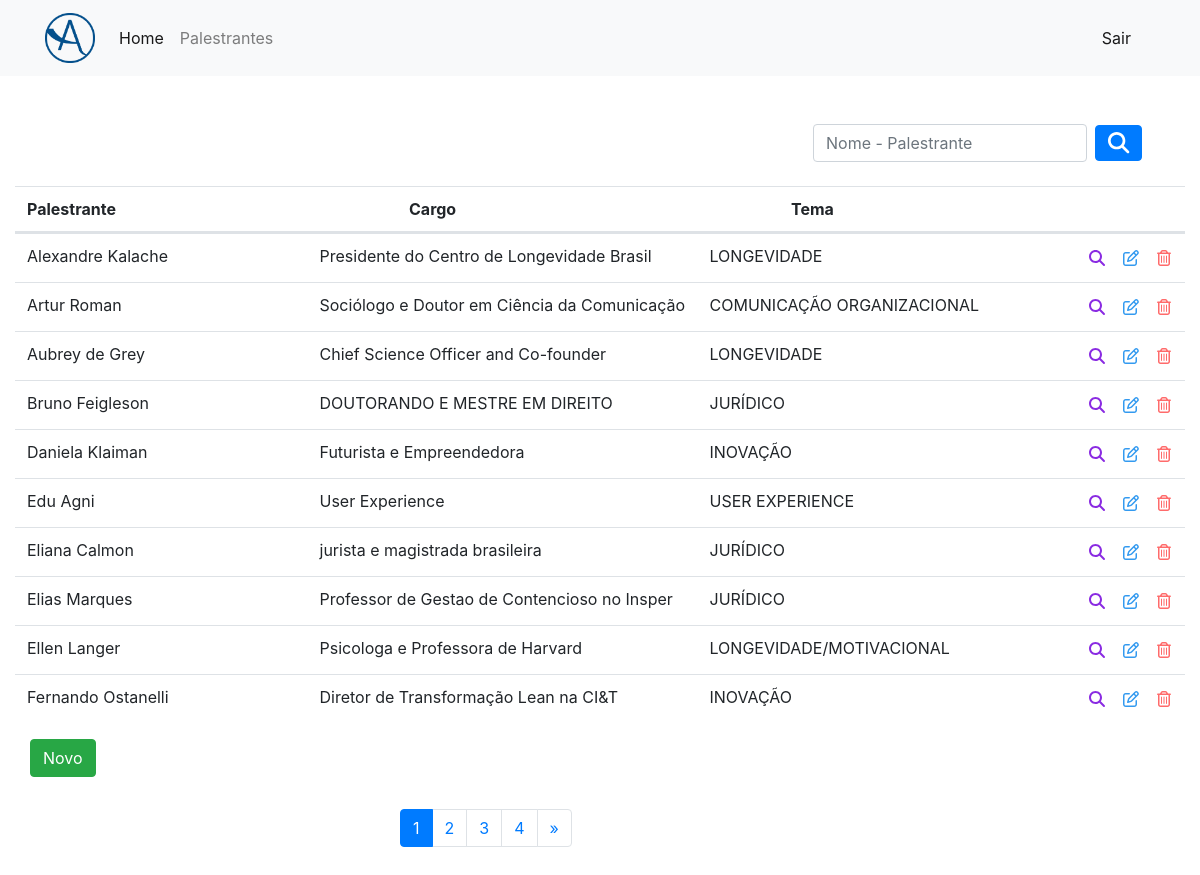
The app's page /palestrante/palestrante_list/ (signed in) with its own data.
### palestrante/models.py (models this page shows)
class Palestrante(models.Model):
    tema = models.CharField(max_length=100, null=True, blank=True,)
    palestrante = models.CharField(max_length=100, null=True, blank=True,)
    cargo = models.CharField(max_length=500, null=True, blank=True,)
    resumo = models.TextField(null=True, blank=True,)
    email = models.CharField(max_length=100, null=True, blank=True,)
    telefone = models.CharField(max_length=100, null=True, blank=True,)
    class Meta:
        ordering = ['palestrante']
        verbose_name = 'palestrante'
        verbose_name_plural = 'palestrantes'
    def __str__(self):
        return self.palestrante
    full_name = property(__str__)

### palestrante/views.py (the view)
# urls.py: path('palestrante_list/', palestranteList.as_view(), name='palestrante_list'),
class palestranteList(AutenticaCad, ListView):
    model = Palestrante
    template_name = 'palestrante/palestrante_list.html'
    context_object_name = 'palestrantes'
    paginate_by = 10
    def get_queryset(self):
        q = self.request.GET.get('pesquisa', None)
        if q :
            palestrantes = Palestrante.objects.filter(palestrante__icontains=q) |\
                           Palestrante.objects.filter(tema__icontains=q)
            return palestrantes
        else:
            palestrantes = Palestrante.objects.all()
            return palestrantes

### palestrante/templates/palestrante/palestrante_list.html (shortened to what this page needs)
{% extends 'base.html' %}
{% load bootstrap %}
{% block main %}
    <div>
        <div class="container mt-5">
            <div class="row">
                <div class="col-sm-8">
                </div>
                <div class="col-sm-4">
                    <form class="form-inline" method="get">
                        <div class="form-group mx-2 mb-2">
                            <input type="text" class="form-control" name="pesquisa" id="pesquisa"
                                   placeholder="Nome - Palestrante">
                        </div>
                        <button type="submit" class="btn btn-primary mb-2"><i class="fas fa-search fa-lg"
                                                                              style="color: white;"></i></button>
                    </form>
                </div>
                    <div class="table">
                        <table class="table table-hover">
                            <thead class="">
                                <tr class="row">
                                    <th class="col">
                                        Palestrante
                                    </th>
                                    <th class="col">
                                        Cargo
                                    </th>
                                    <th class="col">
                                        Tema
                                    </th>
                                    <th></th>
                                </tr>
                            </thead>
                            <tbody class="">
                                {% for Palestrante in object_list %}
                                    <tr class="row">
                                        <td class="col-3">
                                            {{ Palestrante.palestrante }}
                                        </td>
                                        <td class="col-4">
                                            {{ Palestrante.cargo }}
                                        </td>
                                        <td class="col-4">
                                            {{ Palestrante.tema }}
                                        </td>
                                        <td class="col-1">
                                            <div class="row">
                                                <a class="p-md-1 col-md-4"
                                                   href="{% url 'palestrante_detail' Palestrante.id %}">
                                                    <i class="fas fa-search" style="color: blueviolet;"></i>
                                                </a>
                                                <a class="p-md-1 col-md-4"
                                                   href="{% url 'palestrante_update' Palestrante.id %}">
                                                    <i class="far fa-edit " style="color: #339af0;"></i>
                                                </a>
                                                <a class="p-md-1 col-md-4"
                                                   href="{% url 'palestrante_delete' Palestrante.id %}">
                                                    <i class="far fa-trash-alt " style="color: #ff6b6b;"></i>
                                                </a>
                                            </div>
                                        </td>
                                    </tr>
                                {% endfor %}
                            </tbody>
                        </table>
                        <div class="mt-2">
                            <a class="btn btn-success" href="{% url 'palestrante_create' %}">
                                Novo
                            </a>
                        </div>
                    </div>
                </div>
            </div>
            <div class="mt-3 mb-5 offset-4">
                {% if object_list %}
                    {% include "_pagination.html" %}
                {% endif %}
            </div>
        </div>
    </div>
{% endblock %}

### statics/css/all.css (style rules this page uses)
.fa-lg { font-size: 1.33333em; line-height: 0.75em; vertical-align: -.0667em; }

### records on screen
Palestrante: palestrante "Alexandre Kalache", cargo "Presidente do Centro de Longevidade Brasil", tema "LONGEVIDADE"
Palestrante: palestrante "Artur Roman", cargo "Sociólogo e Doutor em Ciência da Comunicação", tema "COMUNICAÇÃO ORGANIZACIONAL"
Palestrante: palestrante "Aubrey de Grey", cargo "Chief Science Officer and Co-founder", tema "LONGEVIDADE"
Palestrante: palestrante "Bruno Feigleson", cargo "DOUTORANDO E MESTRE EM DIREITO", tema "JURÍDICO"
Palestrante: palestrante "Daniela Klaiman", cargo "Futurista e Empreendedora", tema "INOVAÇÃO"
Palestrante: palestrante "Edu Agni", cargo "User Experience", tema "USER EXPERIENCE"
Palestrante: palestrante "Eliana Calmon", cargo "jurista e magistrada brasileira", tema "JURÍDICO"
Palestrante: palestrante "Elias Marques", cargo "Professor de Gestao de Contencioso no Insper", tema "JURÍDICO"
Palestrante: palestrante "Ellen Langer", cargo "Psicologa e Professora de Harvard", tema "LONGEVIDADE/MOTIVACIONAL"
Palestrante: palestrante "Fernando Ostanelli", cargo "Diretor de Transformação Lean na CI&T", tema "INOVAÇÃO"

### other values on screen
{{ pg }} "1"
{{ pg }} "2" "3" "4"
